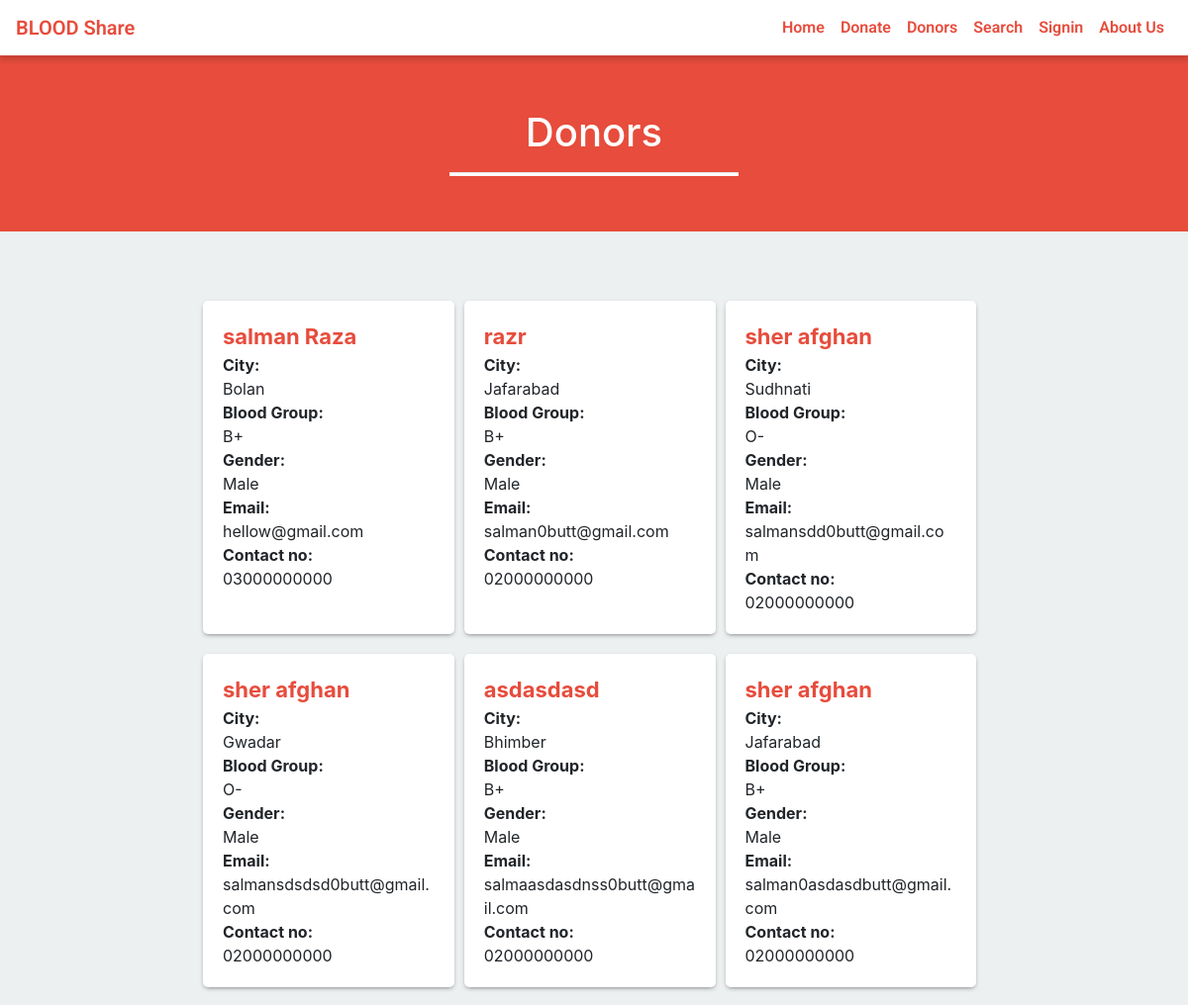
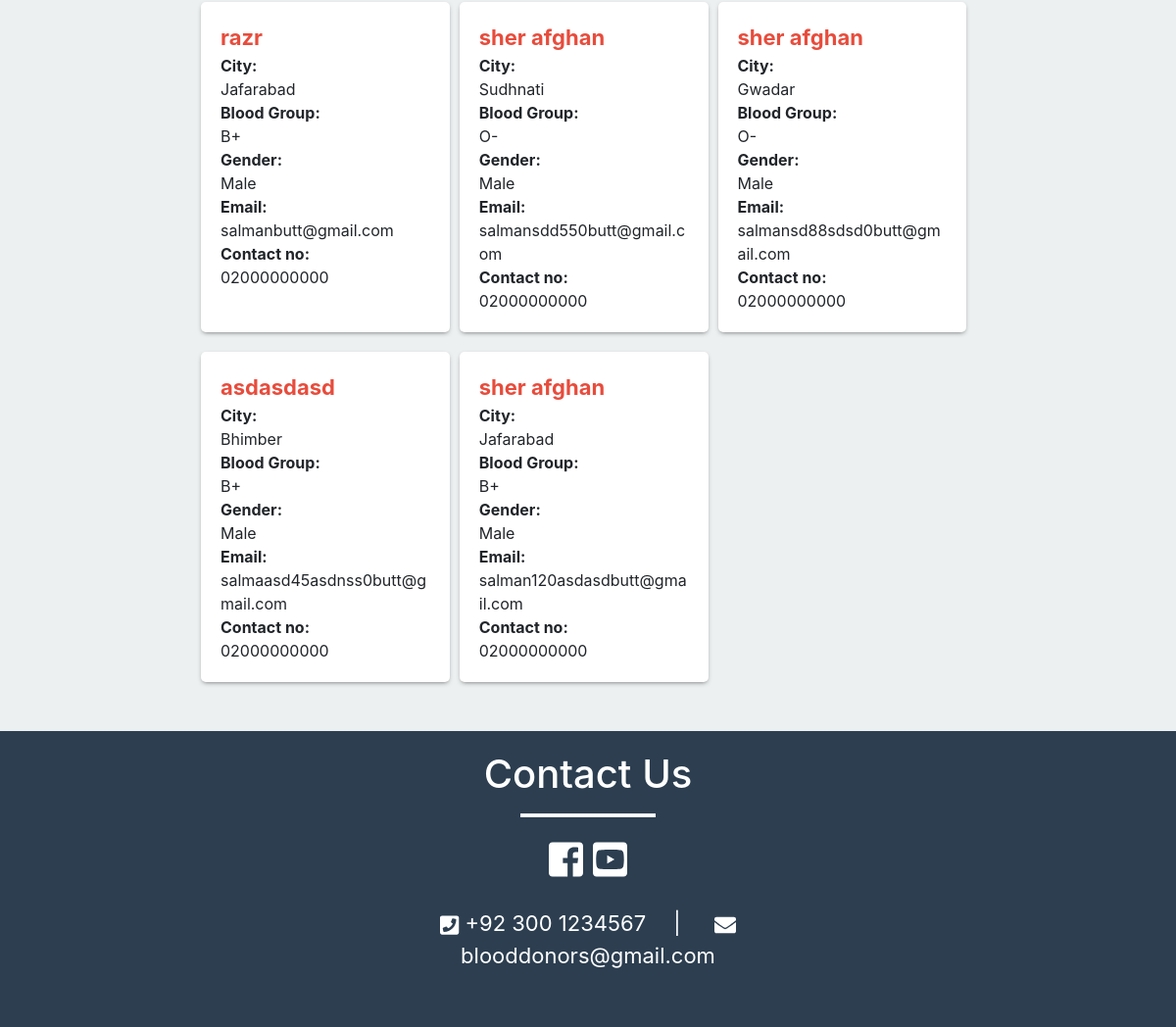
The page /donor.php on the database its author committed (2 pictures, top to bottom).
### tables this page shows
CREATE TABLE IF NOT EXISTS `donor` (
  `id` int(11) NOT NULL AUTO_INCREMENT,
  `name` varchar(50) NOT NULL,
  `gender` varchar(10) NOT NULL,
  `email` varchar(50) NOT NULL,
  `city` varchar(50) NOT NULL,
  `dob` varchar(20) NOT NULL,
  `contact_no` varchar(16) NOT NULL,
  `save_life_date` varchar(20) NOT NULL,
  `password` varchar(100) NOT NULL,
  `blood_group` varchar(10) NOT NULL,
  PRIMARY KEY (`id`)
);

### donor.php (the view, shortened to what this page needs)
<?php
include 'include/header.php';
?>
<div class="container-fluid red-background size">
	<div class="row">
		<div class="col-md-6 offset-md-3">
			<h1 class="text-center">Donors</h1>
			<hr class="white-bar">
		</div>
	</div>
</div>
<div class="container col-md-12" style="padding: 50px 0;">
	<div class="row data offset-md-2">
		<?php
$sql = "SELECT * FROM `donor`";
$result = mysqli_query($con, $sql);
if ($result) {
	if (mysqli_num_rows($result) > 0) {
		while (($row = mysqli_fetch_assoc($result)) > 0) {
			if ($row['save_life_date'] == '0') {
				echo '
					<div class="col-md-3 col-sm-12 col-lg-3 donors_data" style="word-wrap: break-word;
">
					<span class="name">' . $row['name'] . '</span>
					<strong>City:</strong><span>' . $row['city'] . '</span>
					<strong>Blood Group:</strong><span>' . $row['blood_group'] . '</span>
					<strong>Gender:</strong><span>' . $row['gender'] . '</span>
					<strong>Email:</strong><span>' . $row['email'] . '</span>
					<strong>Contact no:</strong><span>' . $row['contact_no'] . '</span>
					</div>
				';
			} else {
				$safeDate = $row['save_life_date'];
				$start = date_create("$safeDate");
				$end = date_create();
				$diff = date_diff($start, $end);
				$diffMonth = $diff->m;
				if ($diffMonth >= 3) {
						echo '
					<div class="col-md-3 col-sm-12 col-lg-3 donors_data" style="word-wrap: break-word;
">
					<span class="name">' . $row['name'] . '</span>
					<strong>City:</strong><span>' . $row['city'] . '</span>
					<strong>Blood Group:</strong><span>' . $row['blood_group'] . '</span>
					<strong>Gender:</strong><span>' . $row['gender'] . '</span>
					<strong>Email:</strong><span>' . $row['email'] . '</span>
					<strong>Contact no:</strong><span>' . $row['contact_no'] . '</span>
					</div>
				';
				}
			}
		}
	}
} else {
	echo "Error in fetching record";
}
?>
	</div>
</div>
<?php
include 'include/footer.php';
?>

### include/header.php (shortened to what this page needs)
<!DOCTYPE html>
	<head>
        <link rel="stylesheet" href="css/styles.css">
        <link rel="stylesheet" type="text/css" href="bootstrap/css/bootstrap.min.css">
		<link rel="stylesheet" href="css/custom.css">
	</head>
<?php
        if(isset($_SESSION['user_id']) && !empty($_SESSION['user_id'])){
            include 'usernav.php';
        }
        else {
            include 'navigation.php';
        }
?>

### include/navigation.php (shortened to what this page needs)
<body>
<nav id="mainNav" class="navbar fixed-top navbar-default navbar-expand-lg navbar-light bg-light">
  <a class="navbar-brand" href="./index.php">
  <span class="align-middle">BLOOD Share</span></a>
  <div class="collapse navbar-collapse" id="navbarTogglerDemo02">
    <ul class="navbar-nav form-inline my-2 my-lg-0">
      <li class="nav-item">
        <a class="nav-link" href="index.php">Home</a>
      </li>
      <li class="nav-item">
        <a class="nav-link" href="donate.php">Donate</a>
      </li>
      <li class="nav-item">
        <a class="nav-link" href="donor.php">Donors</a>
      </li>
      <li class="nav-item">
        <a class="nav-link" href="search.php">Search</a>
      </li>
      <li class="nav-item">
        <a class="nav-link" href="signin.php">Signin</a>
      </li>
      <li class="nav-item">
        <a class="nav-link" href="about.php">About Us</a>
      </li>
    </ul>
  </div>
</nav>

### include/footer.php (shortened to what this page needs)
			<div class="container-fluid">
				<div class="row contactus">
					<div class="col-md-6 offset-md-3">
						<h1 class="text-center">Contact Us</h1>
						<hr class="white-bar">
							<h1 class="text-center">
								<a  target="_blank" href="https://www.facebook.com/"><i style="color: #fff;" class="fab fa-facebook-square"></i></a>
								<a target="_blank" href="https://www.youtube.com/"><i style="color: #fff;" class="fab fa-youtube-square"></i></a>
							</h1>
							<div class="details" style="text-align: center;">
								<p> <i class="fa fa-phone-square"></i>  +92 300 1234567&emsp; | &emsp;
								<i class="fa fa-envelope"></i> blooddonors@gmail.com</p>
							</div>
					</div>
				</div>
			</div>
	</body>
</html>

### css/styles.css (style rules this page uses)
body { background: #f1f4f7; padding-top: 50px; color: #5f6468; font-family: "Roboto", sans-serif; }
p { color: #777; }
a, a:hover, a:focus { color: #e74c3c; }
h1, h2, h3, h4, h5, h6 { color: #5f6468; }
h1 { font-weight: 300; font-size: 40px; }
.navbar-nav li a { color: #e74c3c !important; }

### css/custom.css (style rules this page uses)
.navbar-brand, .nav-link { color: #e74c3c !important; }
.navbar-default { background-color: white !important; border-color: rgba(34, 34, 34, 0.05); font-family: 'Roboto', 'Helvetica Neue', Arial, sans-serif; -webkit-transition: all 0.35s; -moz-transition: all 0.35s; transition: all 0.35s; }
@media (min-width: 768px) { .navbar-default { background-color: white !important; border-color: rgba(255, 255, 255, 0.3); } }
nav { -webkit-box-shadow: 0px 5px 5px 0px rgba(0,0,0,0.14); -moz-box-shadow: 0px 5px 5px 0px rgba(0,0,0,0.14); box-shadow: 0px 5px 5px 0px rgba(0,0,0,0.14); font-family: 'Roboto', sans-serif; font-weight: 600; }
body { background-color: #ecf0f1; width: 100%; overflow-x: hidden; }
.white-bar { height: 3px; width: 50%; color: white; background-color: white; }
.red-background { background-color: #e74c3c; min-height: 460px; height: auto; padding: 10px }
.contactus { padding: 20px; background-color: #2c3e50; }
.contactus h1 { color: white; }
.contactus hr { width: 25% !important; }
.contactus p { color: white; }
.details { font-size: 22px; padding: 20px; font-weight: 400px; }

### donor.php (style rules this page uses)
.size { min-height: 0px; padding: 60px 0 40px 0; }
h1 { color: white; }
span { display: block; }
.name { color: #e74c3c; font-size: 22px; font-weight: 700; }
.donors_data { background-color: white; border-radius: 5px; margin:20px 5px 0px 5px; -webkit-box-shadow: 0px 2px 5px -2px rgba(89,89,89,0.95); -moz-box-shadow: 0px 2px 5px -2px rgba(89,89,89,0.95); box-shadow: 0px 2px 5px -2px rgba(89,89,89,0.95); padding: 20px; }

### rows shown on the page
donor: name "salman Raza", city "Bolan", blood_group "B+", gender "Male", email "hellow@gmail.com", contact_no "03000000000"
donor: name "razr", city "Jafarabad", blood_group "B+", gender "Male", email "salman0butt@gmail.com", contact_no "02000000000"
donor: name "sher afghan", city "Sudhnati", blood_group "O-", gender "Male", email "salmansdd0butt@gmail.com", contact_no "02000000000"
donor: name "sher afghan", city "Gwadar", blood_group "O-", gender "Male", email "salmansdsdsd0butt@gmail.com", contact_no "02000000000"
donor: name "asdasdasd", city "Bhimber", blood_group "B+", gender "Male", email "salmaasdasdnss0butt@gmail.com", contact_no "02000000000"
donor: name "sher afghan", city "Jafarabad", blood_group "B+", gender "Male", email "salman0asdasdbutt@gmail.com", contact_no "02000000000"
donor: name "razr", city "Jafarabad", blood_group "B+", gender "Male", email "salmanbutt@gmail.com", contact_no "02000000000"
donor: name "sher afghan", city "Sudhnati", blood_group "O-", gender "Male", email "salmansdd550butt@gmail.com", contact_no "02000000000"
donor: name "sher afghan", city "Gwadar", blood_group "O-", gender "Male", email "salmansd88sdsd0butt@gmail.com", contact_no "02000000000"
donor: name "asdasdasd", city "Bhimber", blood_group "B+", gender "Male", email "salmaasd45asdnss0butt@gmail.com", contact_no "02000000000"
donor: name "sher afghan", city "Jafarabad", blood_group "B+", gender "Male", email "salman120asdasdbutt@gmail.com", contact_no "02000000000"
